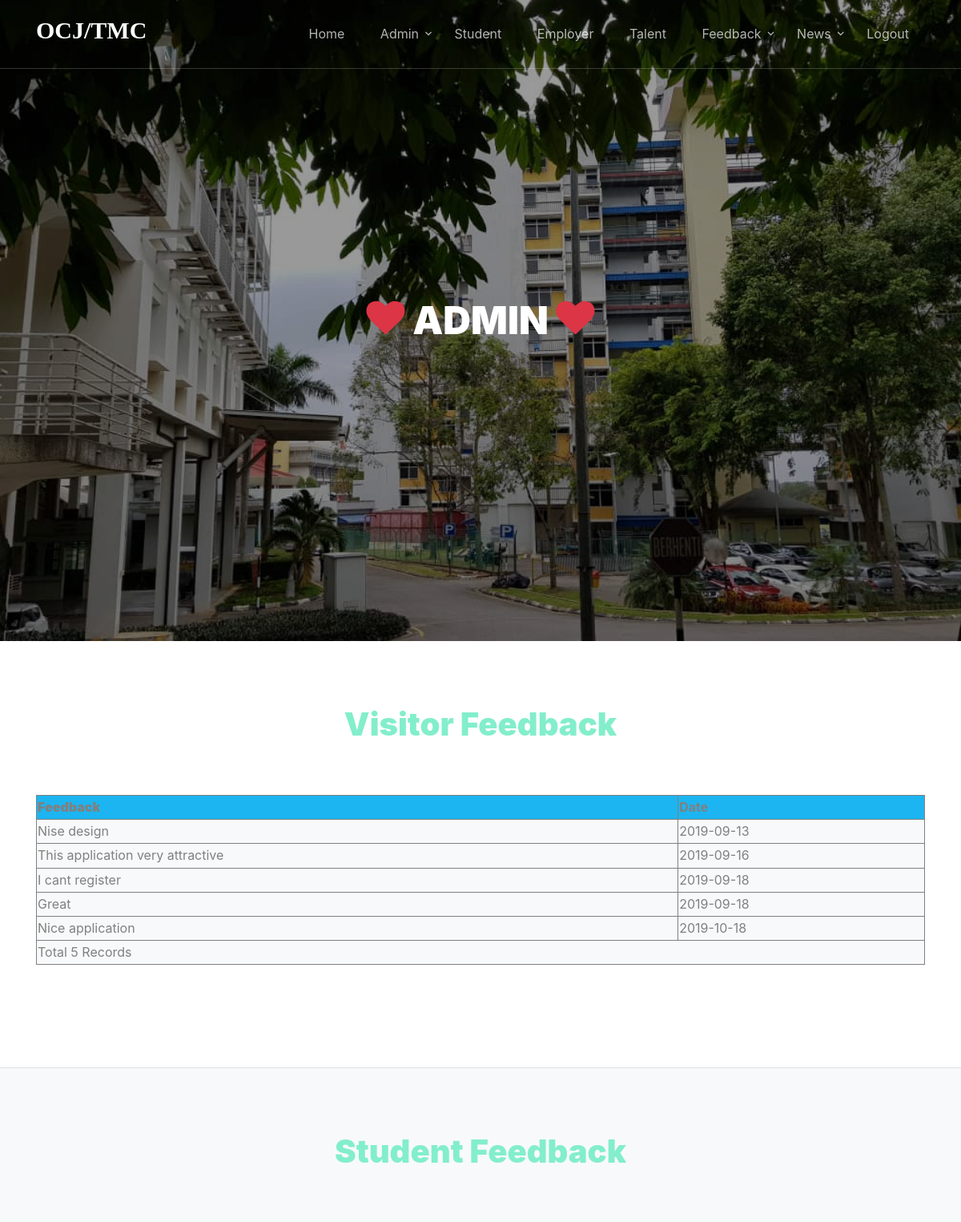
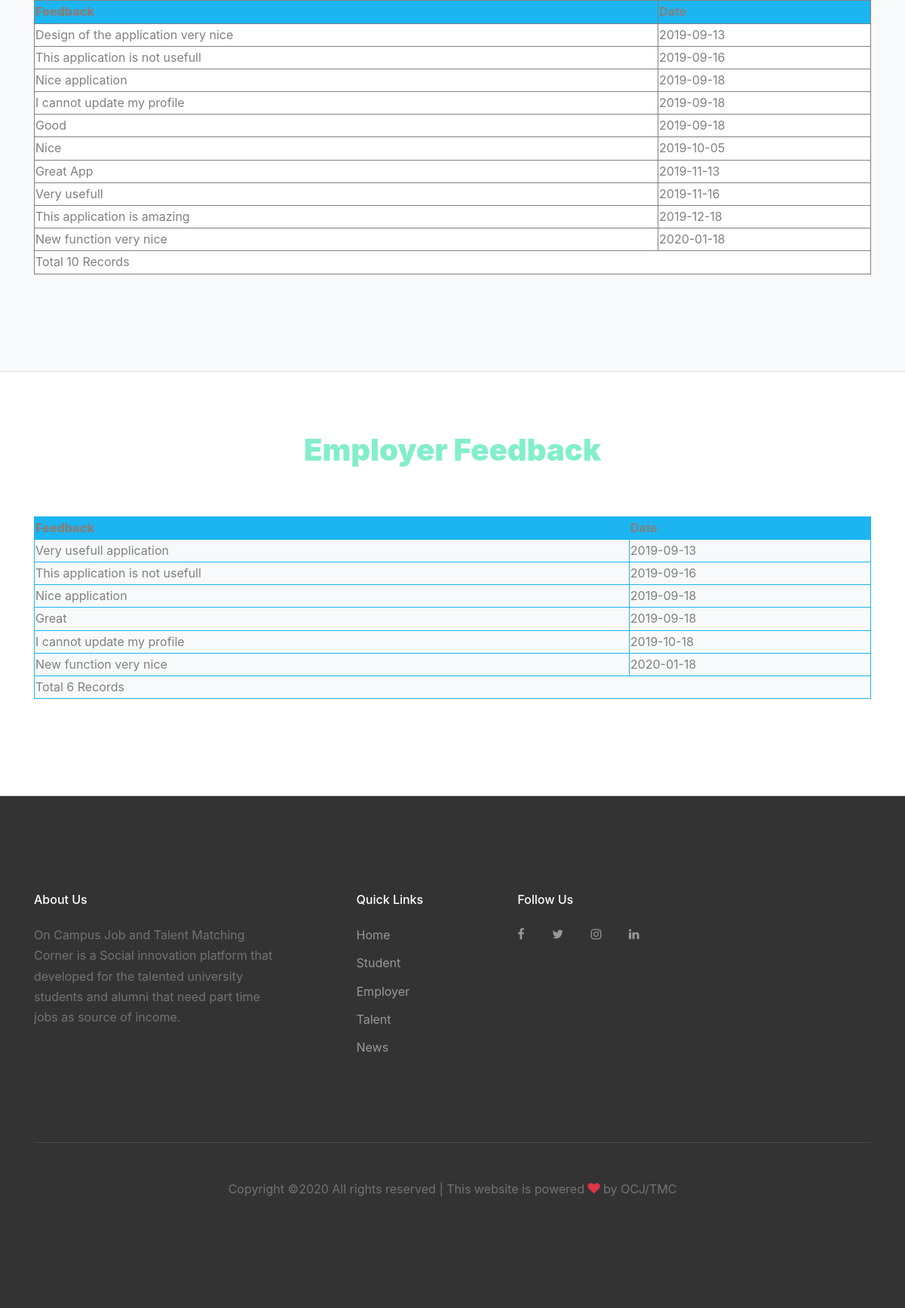
The app's page /Admin/Feedback.php (signed in) with its own data (2 pictures, top to bottom).
### tables this page shows
CREATE TABLE IF NOT EXISTS `visitor_feedback` (
  `VisitorFeedbackId` int(11) NOT NULL AUTO_INCREMENT,
  `VisitorFeedback` varchar(200) NOT NULL,
  `VisitorFeedbackDate` date NOT NULL,
  PRIMARY KEY (`VisitorFeedbackId`)
);

CREATE TABLE IF NOT EXISTS `student_feedback` (
  `StudentFeedbackId` int(11) NOT NULL AUTO_INCREMENT,
  `StudentId` int(11) NOT NULL,
  `StudentFeedback` varchar(200) NOT NULL,
  `StudentFeedbackDate` date NOT NULL,
  PRIMARY KEY (`StudentFeedbackId`)
);

CREATE TABLE IF NOT EXISTS `employer_feedback` (
  `EmployerFeedbackId` int(11) NOT NULL AUTO_INCREMENT,
  `EmployerId` int(11) NOT NULL,
  `EmployerFeedback` varchar(200) NOT NULL,
  `EmployerFeedbackDate` date NOT NULL,
  PRIMARY KEY (`EmployerFeedbackId`)
);

### Admin/Feedback.php (the view, shortened to what this page needs)
<!doctype html>
<html lang="en">
  <head>
    <link rel="stylesheet" href="css/bootstrap.min.css">
    <link rel="stylesheet" href="css/jquery-ui.css">
    <link rel="stylesheet" href="css/owl.carousel.min.css">
    <link rel="stylesheet" href="css/owl.theme.default.min.css">
    <link rel="stylesheet" href="css/owl.theme.default.min.css">
    <link rel="stylesheet" href="css/jquery.fancybox.min.css">
    <link rel="stylesheet" href="css/bootstrap-datepicker.css">
    <link rel="stylesheet" href="fonts/flaticon/font/flaticon.css">
    <link rel="stylesheet" href="fonts/icomoon/style.css">
    <link rel="stylesheet" href="css/aos.css">
    <link rel="stylesheet" href="css/style.css">
  </head>
  <body data-spy="scroll" data-target=".site-navbar-target" data-offset="300">
  <div class="site-wrap">
    <link href="../SpryAssets/SpryValidationTextField.css" rel="stylesheet" type="text/css" />
    <link href="../SpryAssets/SpryValidationTextarea.css" rel="stylesheet" type="text/css" />
    <header class="site-navbar py-4 js-sticky-header site-navbar-target" role="banner">
      <div class="container">
        <div class="row align-items-center">
          <div class="col-6 col-xl-2">
            <h1 class="mb-0 site-logo"><a href="index.php" class="mb-0">OCJ/TMC</a></h1>
          </div>
          <div class="col-12 col-md-10 d-none d-xl-block">
            <nav class="site-navigation position-relative text-right" role="navigation">
              <ul class="site-menu main-menu js-clone-nav mr-auto d-none d-lg-block">
                <li><a href="index.php#home-section" class="nav-link">Home</a></li>
                <li class="has-children">
                  <a class="nav-link">Admin</a>
                    </li>
				 </ul>
				<li><a href="index.php#student-section" class="nav-link">Student</a></li>
                <li><a href="index.php#employer-section" class="nav-link">Employer</a></li>
				<li><a href="index.php#talent-section" class="nav-link">Talent</a></li>
				<li class="has-children">
                  <a class="nav-link">Feedback</a>
                    </li>
				<li class="has-children">
                  <a class="nav-link">News</a>
                    </li>
				<li><a href="session_destroy.php" class="nav-link">Logout</a></li>
            </nav>
          </div>
        </div>
      </div>
    </header>
    <div class="site-blocks-cover overlay" style="background-image: url(images/home.jpeg);" data-aos="fade" id="home-section">
      <div class="container">
        <div class="row align-items-center justify-content-center">
          <div class="col-md-8 mt-lg-5 text-center">
            <h1 class="text-uppercase mb-5" data-aos="fade-up"><i class="icon-heart text-danger" aria-hidden="true"></i> Admin <i class="icon-heart text-danger" aria-hidden="true"></i></h1>
          </div>
        </div>
      </div>
    </div>
	<section class="site-section border-bottom bg-white" id="visitorfeedback-section">
      <div class="container">
        <div class="row mb-5">
          <div class="col-12 text-center" data-aos="fade">
            <h2 class="section-title mb-3">Visitor Feedback</h2>
          </div>
        </div>
        <div class="row">
		<div class="col-md-12 mb-5">
		<table class="bg-light" width="100%" border="1">
                        <tr>
                            <th bgcolor="#1CB5F1" class="style3">
                                <div align="left" class="style9 style5"><strong>Feedback</strong></div>
                            </th>
                            <th bgcolor="#1CB5F1" class="style3">
                                <div align="left" class="style12">Date</div>
                            </th>
                        </tr>
                        <?php
                        $con = mysqli_connect("localhost", "root", "", "talent");
                        $sql = "select VisitorFeedback,VisitorFeedbackDate from Visitor_Feedback";
                        $result = mysqli_query($con,$sql);
                        while ($row = mysqli_fetch_array($result)) {
                            $Feedback = $row['VisitorFeedback'];
                            $FDate = $row['VisitorFeedbackDate'];
                            ?>
                            <tr>
                                <td class="style3">
                                    <div align="left" class="style9 style5"><?php echo $Feedback; ?>
                                    </div>
                                </td>
                                <td class="style3">
                                    <div align="left" class="style9 style5"><?php echo $FDate; ?>
                                    </div>
                                </td>
                            </tr>
                            <?php
                        }
                        $records = mysqli_num_rows($result);
                        ?>
                        <tr>
                            <td colspan="4" class="style3">
                                <div align="left" class="style12"><?php echo "Total " . $records . " Records"; ?> </div>
                            </td>
                        </tr>
                    </table>
        </div>
      </div>
    </section>
	<section class="site-section border-bottom bg-light" id="studentfeedback-section">
      <div class="container">
        <div class="row mb-5">
          <div class="col-12 text-center" data-aos="fade">
            <h2 class="section-title mb-3">Student Feedback</h2>
          </div>
        </div>
        <div class="row">
		<div class="col-md-12 mb-5">
		<table class="bg-white" width="100%" border="1">
                        <tr>
                            <th bgcolor="#1CB5F1" class="style3">
                                <div align="left" class="style9 style5"><strong>Feedback</strong></div>
                            </th>
                            <th bgcolor="#1CB5F1" class="style3">
                                <div align="left" class="style12">Date</div>
                            </th>
                        </tr>
                        <?php
                        $con = mysqli_connect("localhost", "root", "", "talent");
                        $sql = "select StudentFeedback,StudentFeedbackDate from Student_Feedback";
                        $result = mysqli_query($con,$sql);
                        while ($row = mysqli_fetch_array($result)) {
                            $Feedback = $row['StudentFeedback'];
                            $FDate = $row['StudentFeedbackDate'];
                            ?>
                            <tr>
                                <td class="style3">
                                    <div align="left" class="style9 style5"><?php echo $Feedback; ?>
                                    </div>
                                </td>
                                <td class="style3">
                                    <div align="left" class="style9 style5"><?php echo $FDate; ?>
                                    </div>
                                </td>
                            </tr>
                            <?php
                        }
                        $records = mysqli_num_rows($result);
                        ?>
                        <tr>
                            <td colspan="4" class="style3">
                                <div align="left" class="style12"><?php echo "Total " . $records . " Records"; ?> </div>
                            </td>
                        </tr>
                    </table>
        </div>
      </div>
    </section>
	<section class="site-section border-bottom bg-white" id="employerfeedback-section">
      <div class="container">
        <div class="row mb-5">
          <div class="col-12 text-center" data-aos="fade">
            <h2 class="section-title mb-3">Employer Feedback</h2>
          </div>
        </div>
        <div class="row">
		<div class="col-md-12 mb-5">
		<table class="bg-light" width="100%" border="1" bordercolor="#1CB5F1">
                        <tr>
                            <th bgcolor="#1CB5F1" class="style3">
                                <div align="left" class="style9 style5"><strong>Feedback</strong></div>
                            </th>
                            <th bgcolor="#1CB5F1" class="style3">
                                <div align="left" class="style12">Date</div>
                            </th>
                        </tr>
                        <?php
                        $con = mysqli_connect("localhost", "root", "", "talent");
                        $sql = "select EmployerFeedback,EmployerFeedbackDate from Employer_Feedback";
                        $result = mysqli_query($con,$sql);
                        while ($row = mysqli_fetch_array($result)) {
                            $Feedback = $row['EmployerFeedback'];
                            $FDate = $row['EmployerFeedbackDate'];
                            ?>
                            <tr>
                                <td class="style3">
                                    <div align="left" class="style9 style5"><?php echo $Feedback; ?>
                                    </div>
                                </td>
                                <td class="style3">
                                    <div align="left" class="style9 style5"><?php echo $FDate; ?>
                                    </div>
                                </td>
                            </tr>
                            <?php
                        }
                        $records = mysqli_num_rows($result);
                        ?>
                        <tr>
                            <td colspan="4" class="style3">
                                <div align="left" class="style12"><?php echo "Total " . $records . " Records"; ?> </div>
                            </td>
                        </tr>
        </table>
        </div>
      </div>
    </section>
    <footer class="site-footer">
      <div class="container">
        <div class="row">
          <div class="col-md-9">
            <div class="row">
              <div class="col-md-5">
                <h2 class="footer-heading mb-4">About Us</h2>
                <p>On Campus Job and Talent Matching Corner is a Social innovation platform that developed for the talented university students and alumni that need part time jobs as source of income.</p>
              </div>
              <div class="col-md-3 ml-auto">
                <h2 class="footer-heading mb-4">Quick Links</h2>
                <ul class="list-unstyled">
				  <li><a href="index.php#home-section" class="smoothscroll">Home</a></li>
                  <li><a href="index.php#student-section" class="smoothscroll">Student</li>
				  <li><a href="index.php#employer-section" class="smoothscroll">Employer</a></li>
				  <li><a href="index.php#talent-section" class="smoothscroll">Talent</a></li>
                  <li><a href="index.php#newspost-section" class="smoothscroll">News</a></li>
                </ul>
              </div>
              <div class="col-md-3">
                <h2 class="footer-heading mb-4">Follow Us</h2>
                <a href="https://www.facebook.com/" class="pl-0 pr-3"><span class="icon-facebook"></span></a>
                <a href="https://twitter.com/login" class="pl-3 pr-3"><span class="icon-twitter"></span></a>
                <a href="https://www.instagram.com/accounts/login/" class="pl-3 pr-3"><span class="icon-instagram"></span></a>
                <a href="https://www.linkedin.com/" class="pl-3 pr-3"><span class="icon-linkedin"></span></a>
              </div>
            </div>
          </div>
        </div>
        <div class="row pt-5 mt-5 text-center">
          <div class="col-md-12">
            <div class="border-top pt-5">
              <p>
            Copyright &copy;<script>document.write(new Date().getFullYear());</script> All rights reserved | This website is powered <i class="icon-heart text-danger" aria-hidden="true"></i> by <a>OCJ/TMC</a>
            </p>
            </div>
          </div>
        </div>
      </div>
    </footer>
  </div>
  </body>
</html>

### Admin/css/style.css (style rules this page uses)
html { overflow-x: hidden; }
body { line-height: 1.7; color: gray; font-weight: 400; font-size: 1rem; }
a { -webkit-transition: .3s all ease; -o-transition: .3s all ease; transition: .3s all ease; }
h1, h2, h3, h4, h5, .h1, .h2, .h3, .h4, .h5 { font-family: "Work Sans", -apple-system, BlinkMacSystemFont, "Segoe UI", Roboto, "Helvetica Neue", Arial, "Noto Sans", sans-serif, "Apple Color Emoji", "Segoe UI Emoji", "Segoe UI Symbol", "Noto Color Emoji"; }
body:after { -webkit-transition: .3s all ease-in-out; -o-transition: .3s all ease-in-out; transition: .3s all ease-in-out; }
.site-section { padding: 2.5em 0; }
@media (min-width: 768px) { .site-section { padding: 5em 0; } }
.site-footer { padding: 4em 0; background: #333333; }
@media (min-width: 768px) { .site-footer { padding: 8em 0; } }
.site-footer .border-top { border-top: 1px solid rgba(255, 255, 255, 0.1) !important; }
.site-footer p { color: #737373; }
.site-footer h2, .site-footer h3, .site-footer h4, .site-footer h5 { color: #fff; }
.site-footer a { color: #999999; }
.site-footer ul li { margin-bottom: 10px; }
.site-footer .footer-heading { font-size: 16px; color: #fff; }
.site-navbar { margin-bottom: 0px; z-index: 1999; position: absolute; top: 0; width: 100%; border-bottom: rgba(255, 255, 255, 0.7); }
.site-navbar .site-logo { position: relative; left: 0; top: -5px; font-family: "Work Sans" !important; font-size: 30px; font-weight: 900; }
.site-navbar .site-logo a { text-transform: uppercase; }
.site-navbar .site-navigation .site-menu { margin-bottom: 0; }
.site-navbar .site-navigation .site-menu a { text-decoration: none !important; display: inline-block; }
.site-navbar .site-navigation .site-menu > li { display: inline-block; }
.site-navbar .site-navigation .site-menu > li > a { padding: 5px 20px; color: #000; display: inline-block; text-decoration: none !important; }
.site-navbar .site-navigation .site-menu .has-children { position: relative; }
.site-navbar .site-navigation .site-menu .has-children > a { position: relative; padding-right: 20px; }
.site-navbar .site-navigation .site-menu .has-children > a:before { position: absolute; content: "\e313"; font-size: 16px; top: 50%; right: 0; -webkit-transform: translateY(-50%); -ms-transform: translateY(-50%); transform: translateY(-50%); font-family: 'icomoon'; }
.site-mobile-menu .site-nav-wrap { padding: 0; margin: 0; list-style: none; position: relative; }
.site-mobile-menu .site-nav-wrap a { padding: 10px 20px; display: block; position: relative; color: #212529; }
.site-mobile-menu .site-nav-wrap li { position: relative; display: block; }
.site-mobile-menu .site-nav-wrap > li { display: block; position: relative; float: left; width: 100%; }
.site-mobile-menu .site-nav-wrap > li > a { padding-left: 20px; font-size: 20px; }
.sticky-wrapper .site-navbar { -webkit-transition: .3s all ease; -o-transition: .3s all ease; transition: .3s all ease; }
.sticky-wrapper .site-navbar { border-bottom: 1px solid rgba(255, 255, 255, 0.2); }
.sticky-wrapper .site-navbar .site-logo a { color: #fff; }
.sticky-wrapper .site-navbar .site-menu > li > a { color: rgba(255, 255, 255, 0.7) !important; }
.site-blocks-cover { background-size: cover; background-repeat: no-repeat; background-position: top; background-position: center center; }
.site-blocks-cover.overlay { position: relative; }
.site-blocks-cover.overlay:before { position: absolute; content: ""; left: 0; bottom: 0; right: 0; top: 0; background: rgba(0, 0, 0, 0.4); }
.site-blocks-cover, .site-blocks-cover > .container > .row { min-height: 600px; height: calc(100vh); }
.site-blocks-cover h1 { font-size: 3rem; font-weight: 400; color: #fff; font-weight: 900; }
.bg-light { background: #ccc; }
.section-title { color: #83EECB; font-size: 40px; font-weight: 900; }
.position-relative { position: relative; }

### records on screen
visitor_feedback: VisitorFeedback "Nise design", VisitorFeedbackDate "2019-09-13"
visitor_feedback: VisitorFeedback "This application very attractive", VisitorFeedbackDate "2019-09-16"
visitor_feedback: VisitorFeedback "I cant register", VisitorFeedbackDate "2019-09-18"
visitor_feedback: VisitorFeedback "Great", VisitorFeedbackDate "2019-09-18"
visitor_feedback: VisitorFeedback "Nice application", VisitorFeedbackDate "2019-10-18"
student_feedback: StudentFeedback "Design of the application very nice", StudentFeedbackDate "2019-09-13"
student_feedback: StudentFeedback "This application is not usefull", StudentFeedbackDate "2019-09-16"
student_feedback: StudentFeedback "Nice application", StudentFeedbackDate "2019-09-18"
student_feedback: StudentFeedback "I cannot update my profile", StudentFeedbackDate "2019-09-18"
student_feedback: StudentFeedback "Good", StudentFeedbackDate "2019-09-18"
student_feedback: StudentFeedback "Nice", StudentFeedbackDate "2019-10-05"
student_feedback: StudentFeedback "Great App", StudentFeedbackDate "2019-11-13"
student_feedback: StudentFeedback "Very usefull", StudentFeedbackDate "2019-11-16"
student_feedback: StudentFeedback "This application is amazing", StudentFeedbackDate "2019-12-18"
student_feedback: StudentFeedback "New function very nice", StudentFeedbackDate "2020-01-18"
employer_feedback: EmployerFeedback "Very usefull application", EmployerFeedbackDate "2019-09-13"
employer_feedback: EmployerFeedback "This application is not usefull", EmployerFeedbackDate "2019-09-16"
employer_feedback: EmployerFeedback "Nice application", EmployerFeedbackDate "2019-09-18"
employer_feedback: EmployerFeedback "Great", EmployerFeedbackDate "2019-09-18"
employer_feedback: EmployerFeedback "I cannot update my profile", EmployerFeedbackDate "2019-10-18"
employer_feedback: EmployerFeedback "New function very nice", EmployerFeedbackDate "2020-01-18"

### other values on screen
$records "5"
$records "10"
$records "6"
